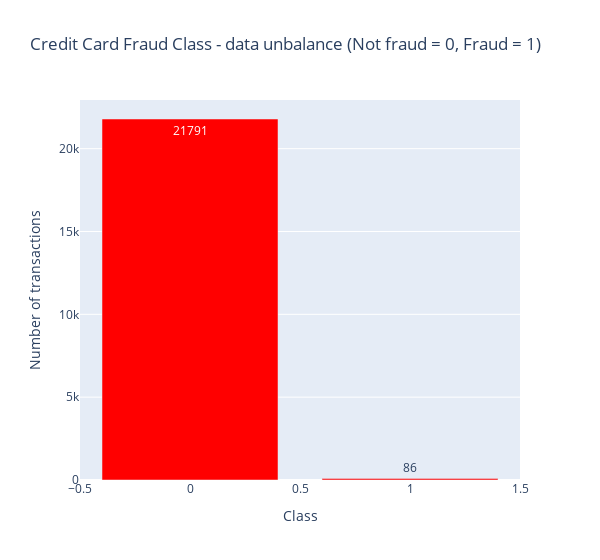

This figure's notebook cell:
### Code cell
temp = data_df["Class"].value_counts()
df = pd.DataFrame({'Class': temp.index,'values': temp.values})

trace = go.Bar(
    x = df['Class'],y = df['values'],
    name="Credit Card Fraud Class - data unbalance (Not fraud = 0, Fraud = 1)",
    marker=dict(color="Red"),
    text=df['values']
)
data = [trace]
layout = dict(title = 'Credit Card Fraud Class - data unbalance (Not fraud = 0, Fraud = 1)',
          xaxis = dict(title = 'Class', showticklabels=True),
          yaxis = dict(title = 'Number of transactions'),
          hovermode = 'closest',width=600
         )
fig = dict(data=data, layout=layout)
iplot(fig, filename='class')

### Figure 1 — Plotly figure (JSON) as saved in the notebook; plotly's stock layout.template omitted (floating-point values rounded to 4 significant figures)
{"data": [{"marker": {"color": "Red"}, "name": "Credit Card Fraud Class - data unbalance (Not fraud = 0, Fraud = 1)", "text": [21791, 86], "x": [0, 1], "y": [21791, 86], "type": "bar"}], "layout": {"hovermode": "closest", "title": {"text": "Credit Card Fraud Class - data unbalance (Not fraud = 0, Fraud = 1)"}, "width": 600, "xaxis": {"showticklabels": true, "title": {"text": "Class"}}, "yaxis": {"title": {"text": "Number of transactions"}}}}
